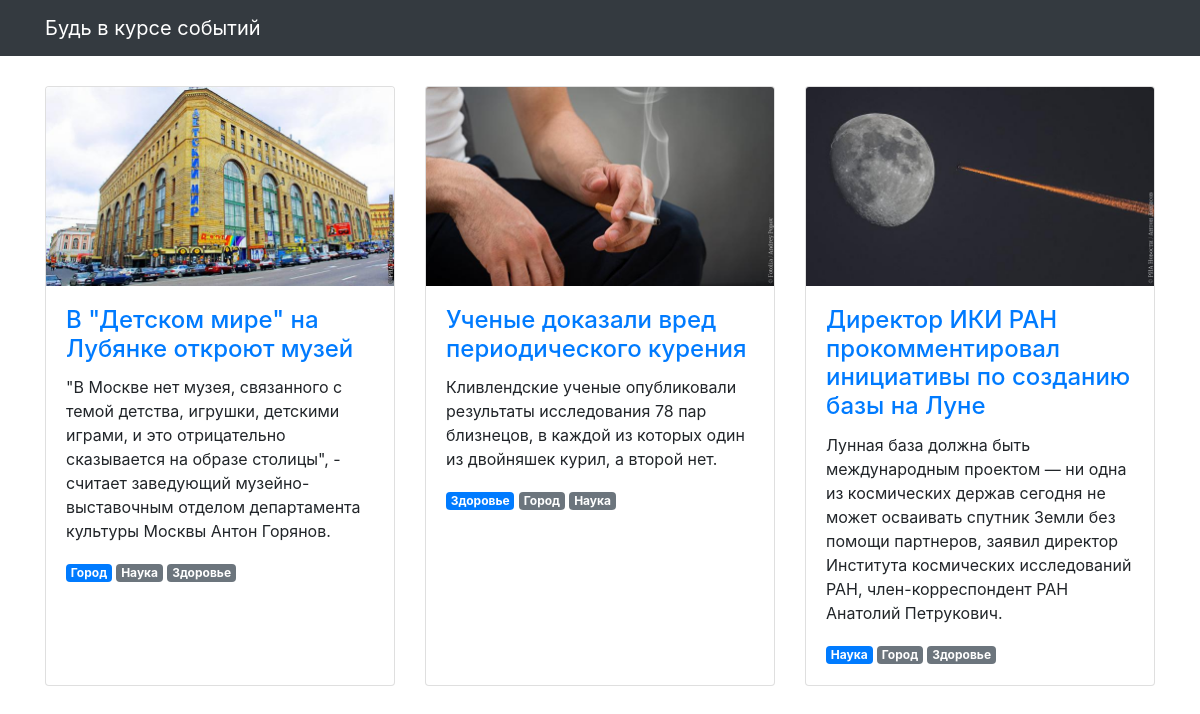
The page / on the database its author committed.
### articles/models.py (models this page shows, shortened)
class Article(models.Model):
    title = models.CharField(max_length=256, verbose_name='Название')
    text = models.TextField(verbose_name='Текст')
    published_at = models.DateTimeField(verbose_name='Дата публикации')
    image = models.ImageField(null=True, blank=True, verbose_name='Изображение',)
    tags = models.ManyToManyField(
        'Tags',
        through='Tagging'
    )
    class Meta:
        db_table = 'article'
        verbose_name = 'Статья'
        verbose_name_plural = 'Статьи'

class Tagging(models.Model):
    article = models.ForeignKey(
        Article,
        on_delete=models.CASCADE
    )
    tag = models.ForeignKey(
        Tags,
        on_delete=models.CASCADE
    )
    main_tag = models.BooleanField()
    class Meta:
        unique_together = (('article','tag'),)
        db_table = 'articles_to_tags'
    def is_main(self):
        return self.main_tag

class Tags(models.Model):
    tag = models.TextField()
    class Meta:
        db_table = 'tags'
        verbose_name = 'Тэг'
        verbose_name_plural = 'Тэги'

### articles/views.py (the view)
# urls.py: path('', articles_list, name='articles'),
def articles_list(request):
    template = 'articles/news.html'
    ordering = '-published_at'
    object_list = Article.objects.all().order_by(ordering)
    context = {'object_list': object_list}
    return render(request, template, context)

### articles/templatetags/articles_filters.py (called while the page is built)
@register.filter()
def order(value):
    return value.order_by('-tag')

### templates/articles/news.html (shortened to what this page needs)
{% extends "articles/base.html" %}
{% load static %} {% load articles_filters %}
{% block content %}
<div class="row">
  {% for article in object_list %}
  <div class="col-lg-4 col-sm-6 portfolio-item">
    <div class="card h-100">
      <a href="#"><img class="card-img-top" src="{% get_media_prefix %}{{ article.image }}" alt=""></a>
      <div class="card-body">
        <h4 class="card-title">
          <a href="#">{{ article.title }}</a>
        </h4>
        <p class="card-text">{{ article.text }}</p>
        {% for tagging in article.tagging_set.all %}
        {% if tagging.is_main %}
          <span class="badge badge-primary">{{ tagging.tag.tag }}</span>
        {% endif %}
        {% endfor %}
        {% for tagging in article.tagging_set.all|order %}
        {% if not tagging.is_main %}
          <span class="badge badge-secondary">{{ tagging.tag.tag }}</span>
        {% endif %}
        {% endfor %}
      </div>
    </div>
  </div>
  {% endfor %}
</div>
{% endblock %}

### templates/articles/base.html (shortened to what this page needs)
<!DOCTYPE html>
{% load static %}
<html>
  <head>
    <link href="{% static  "css/bootstrap.min.css"  %}" rel="stylesheet">
    <link href="{% static  "css/3-col-portfolio.css" %}" rel="stylesheet">
  </head>
  <body>
    <nav class="navbar navbar-expand-lg navbar-dark bg-dark fixed-top">
      <div class="container">
        <a class="navbar-brand" href="#">Будь в курсе событий</a>
      </div>
    </nav>
    <div class="container">{% block content %}{% endblock %}</div>
  </body>
</html>

### static/css/3-col-portfolio.css (style rules this page uses)
body { padding-top: 84px; padding-bottom: 84px; }
@media (min-width: 992px) { body { padding-top: 86px; padding-bottom: 86px; } }

### rows shown on the page
Article: image (picture), title "В \"Детском мире\" на Лубянке откроют музей", text "\"В Москве нет музея, связанного с темой детства, игрушки, детскими играми, и это отрицательно сказывается на образе столицы\", - считает заведующий музейно-выставочным отделом департамента культуры Москвы Антон Горянов."
Tagging: tag.tag "Город"
Tagging: tag.tag "Наука"
Tagging: tag.tag "Здоровье"
Article: image (picture), title "Ученые доказали вред периодического курения", text "Кливлендские ученые опубликовали результаты исследования 78 пар близнецов, в каждой из которых один из двойняшек курил, а второй нет."
Tagging: tag.tag "Здоровье"
Tagging: tag.tag "Город"
Tagging: tag.tag "Наука"
Article: image (picture), title "Директор ИКИ РАН прокомментировал инициативы по созданию базы на Луне", text "Лунная база должна быть международным проектом — ни одна из космических держав сегодня не может осваивать спутник Земли без помощи партнеров, заявил директор Института космических исследований РАН, член-корреспондент РАН Анатолий Петрукович."
Tagging: tag.tag "Наука"
Tagging: tag.tag "Город"
Tagging: tag.tag "Здоровье"
